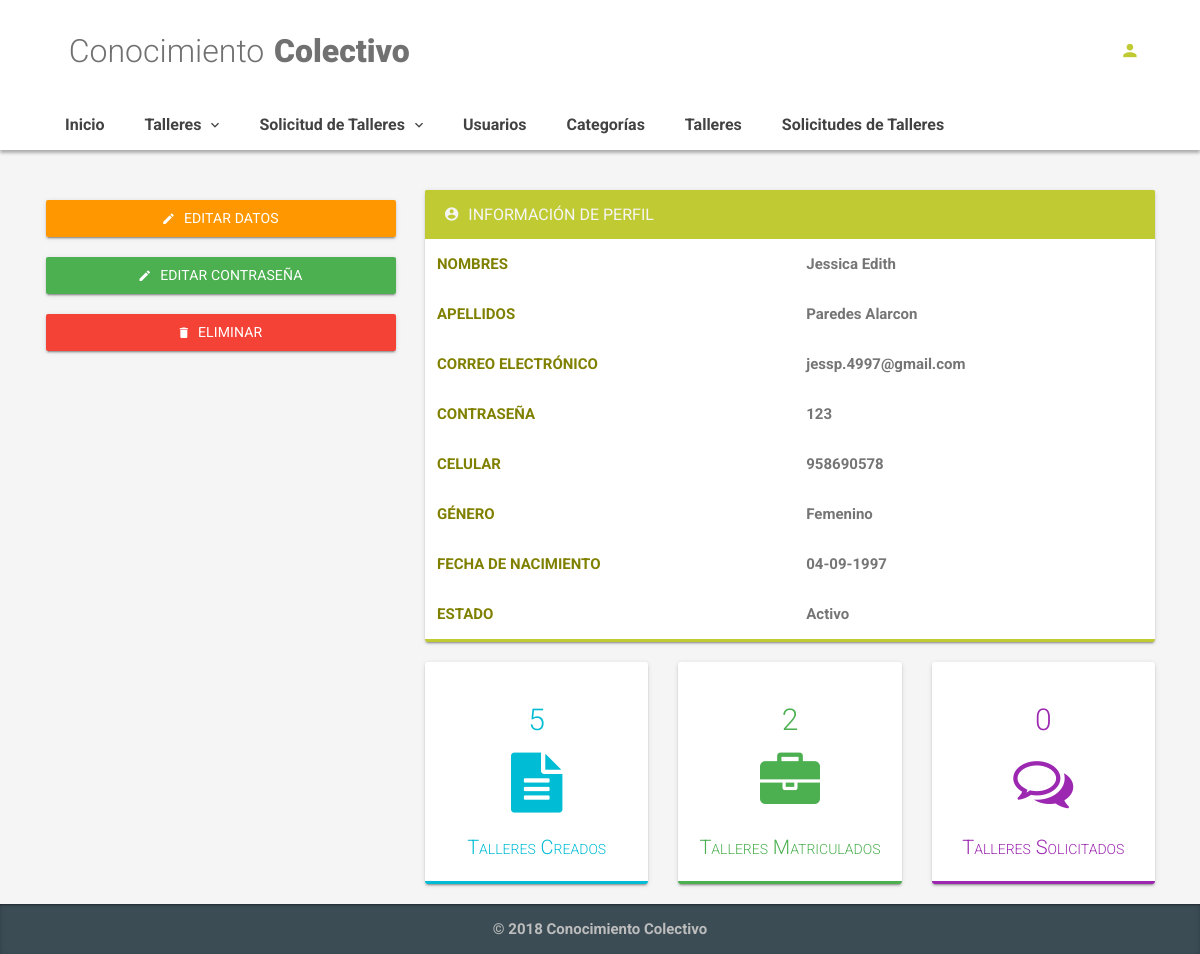
Page /index.php/admin/show_profile/1 on the earlier database version.
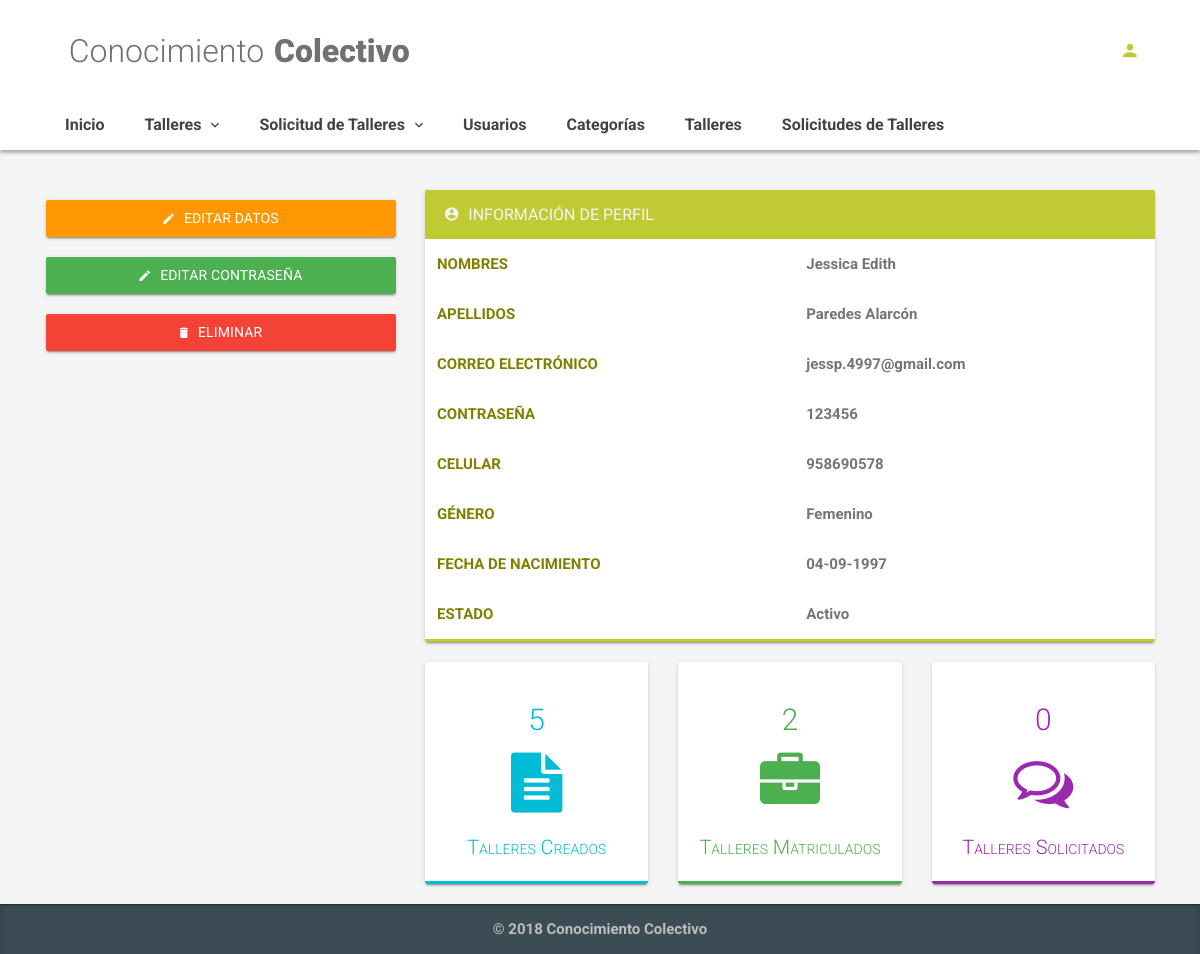
Same page on the later database version.
### tables this page shows
CREATE TABLE `users` (
  `id` int(11) NOT NULL AUTO_INCREMENT,
  `name` varchar(20) NOT NULL,
  `last_name` varchar(20) NOT NULL,
  `email` varchar(30) NOT NULL,
  `password` varchar(20) NOT NULL,
  `cell_phone` varchar(9) NOT NULL,
  `date_birth` date DEFAULT NULL,
  `description` varchar(100) DEFAULT NULL,
  `created_date` timestamp NOT NULL DEFAULT CURRENT_TIMESTAMP ON UPDATE CURRENT_TIMESTAMP,
  `gender` enum('Femenino','Masculino') NOT NULL,
  `removed` enum('Activo','Eliminado') NOT NULL,
  PRIMARY KEY (`id`)
);

### application/controllers/Admin.php (called while the page is built, shortened)
<?php
class Admin extends CI_Controller {
    public function __construct() {
		$this->load->model('admin_model');
	}
	public function show_profile($user_id){
		$show_by_id = $this->admin_model->show_specific_user($user_id);
		$dataView=[
		'page'=>'admin/users/profile',
		'list'=>$show_by_id
		];
		$this->load->view('template/basic',$dataView);
	}
}

### index.php (called while the page is built, shortened)
<?php
require_once BASEPATH.'core/CodeIgniter.php';

### application/models/Admin_model.php (called while the page is built, shortened)
<?php
class Admin_model extends CI_Model {
    public function show_specific_user($user_id){
        $sql = "SELECT
                id,
                name,
                last_name,
                email,
                password,
                cell_phone,
                DATE_FORMAT(date_birth,'%d-%m-%Y') AS date_birth,
                description,
                gender,
                removed
              FROM
                users
                WHERE id = ?
                LIMIT 1";
      $query = $this->db->query($sql,array($user_id));
      return $query->row_array();
  }
}

### application/views/admin/users/profile.php (the view, shortened to what the changed rows need)
<div class="container">
    <div class="row">
        <div class="col-lg-8">
            <div class="card card-primary animated fadeInUp animation-delay-12">
                <table class="table table-no-border ">
                    <tr>
                        <th style="color: olive">NOMBRES</th>
                        <td>
                            <?php echo $list['name']?>
                        </td>
                    </tr>
                    <tr>
                        <th style="color: olive">APELLIDOS</th>
                        <td>
                            <?php echo $list['last_name']?>
                        </td>
                    </tr>
                    <tr>
                        <th style="color: olive">CORREO ELECTRÓNICO</th>
                        <td>
                            <?php echo $list['email']?>
                        </td>
                    </tr>
                    <tr>
                        <th style="color: olive">CONTRASEÑA</th>
                        <td>
                            <?php echo $list['password']?>
                        </td>
                    </tr>
                    <tr>
                        <th style="color: olive">CELULAR</th>
                        <td>
                            <?php echo $list['cell_phone']?>
                        </td>
                    </tr>
                    <tr>
                        <th style="color: olive">GÉNERO</th>
                        <td>
                            <?php echo $list['gender']?>
                        </td>
                    </tr>
                    <tr>
                        <th style="color: olive">FECHA DE NACIMIENTO</th>
                    </tr>
                    <tr>
                        <th style="color: olive">ESTADO</th>
                        <td>
                            <?php echo $list['removed']?>
                        </td>
                    </tr>
                </table>
            </div>
            <div class="row">
                <div class="col-sm-4">
                    <div class="card card-info card-body text-center wow zoomInUp animation-delay-2">
                        <h2 class="color-info">5</h2>
                    </div>
                </div>
                <div class="col-sm-4">
                    <div class="card card-success card-body text-center wow zoomInUp animation-delay-5">
                        <h2 class="color-success">2</h2>
                    </div>
                </div>
                <div class="col-sm-4">
                    <div class="card card-royal card-body text-center wow zoomInUp animation-delay-4">
                        <h2 class="color-royal">0</h2>
                    </div>
                </div>
            </div>
        </div>
    </div>
</div>

Differences in the rows shown:
changed users "Jessica Edith": last_name "Paredes Alarcon" → "Paredes Alarcón"; password "123" → "123456"
